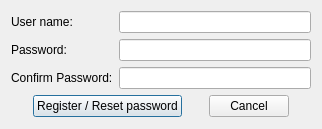
<?xml version="1.0" encoding="UTF-8"?>
<ui version="4.0">
 <class>Dialog</class>
 <widget class="QDialog" name="Dialog">
  <property name="enabled">
   <bool>true</bool>
  </property>
  <property name="geometry">
   <rect>
    <x>0</x>
    <y>0</y>
    <width>322</width>
    <height>129</height>
   </rect>
  </property>
  <property name="sizePolicy">
   <sizepolicy hsizetype="Fixed" vsizetype="Fixed">
    <horstretch>0</horstretch>
    <verstretch>0</verstretch>
   </sizepolicy>
  </property>
  <property name="minimumSize">
   <size>
    <width>322</width>
    <height>129</height>
   </size>
  </property>
  <property name="maximumSize">
   <size>
    <width>322</width>
    <height>129</height>
   </size>
  </property>
  <property name="windowTitle">
   <string>Dialog</string>
  </property>
  <layout class="QVBoxLayout" name="verticalLayout_3">
   <item>
    <layout class="QHBoxLayout" name="horizontalLayout">
     <item>
      <layout class="QVBoxLayout" name="verticalLayout_2">
       <item>
        <widget class="QLabel" name="label">
         <property name="text">
          <string>User name:</string>
         </property>
        </widget>
       </item>
       <item>
        <widget class="QLabel" name="label_2">
         <property name="text">
          <string>Password: </string>
         </property>
        </widget>
       </item>
       <item>
        <widget class="QLabel" name="label_3">
         <property name="text">
          <string>Confirm Password:</string>
         </property>
        </widget>
       </item>
      </layout>
     </item>
     <item>
      <layout class="QVBoxLayout" name="verticalLayout">
       <item>
        <widget class="QLineEdit" name="lineEdit_user"/>
       </item>
       <item>
        <widget class="QLineEdit" name="lineEdit_password">
         <property name="echoMode">
          <enum>QLineEdit::PasswordEchoOnEdit</enum>
         </property>
        </widget>
       </item>
       <item>
        <widget class="QLineEdit" name="lineEdit_confirm_password">
         <property name="echoMode">
          <enum>QLineEdit::PasswordEchoOnEdit</enum>
         </property>
        </widget>
       </item>
      </layout>
     </item>
    </layout>
   </item>
   <item>
    <layout class="QHBoxLayout" name="horizontalLayout_4">
     <item>
      <spacer name="horizontalSpacer_2">
       <property name="orientation">
        <enum>Qt::Horizontal</enum>
       </property>
       <property name="sizeHint" stdset="0">
        <size>
         <width>40</width>
         <height>20</height>
        </size>
       </property>
      </spacer>
     </item>
     <item>
      <widget class="QPushButton" name="pushButton_register">
       <property name="text">
        <string>Register / Reset password</string>
       </property>
      </widget>
     </item>
     <item>
      <spacer name="horizontalSpacer">
       <property name="orientation">
        <enum>Qt::Horizontal</enum>
       </property>
       <property name="sizeHint" stdset="0">
        <size>
         <width>40</width>
         <height>20</height>
        </size>
       </property>
      </spacer>
     </item>
     <item>
      <widget class="QPushButton" name="pushButton_cancel">
       <property name="text">
        <string>Cancel</string>
       </property>
      </widget>
     </item>
     <item>
      <spacer name="horizontalSpacer_3">
       <property name="orientation">
        <enum>Qt::Horizontal</enum>
       </property>
       <property name="sizeHint" stdset="0">
        <size>
         <width>40</width>
         <height>20</height>
        </size>
       </property>
      </spacer>
     </item>
    </layout>
   </item>
  </layout>
 </widget>
 <resources/>
 <connections/>
</ui>
